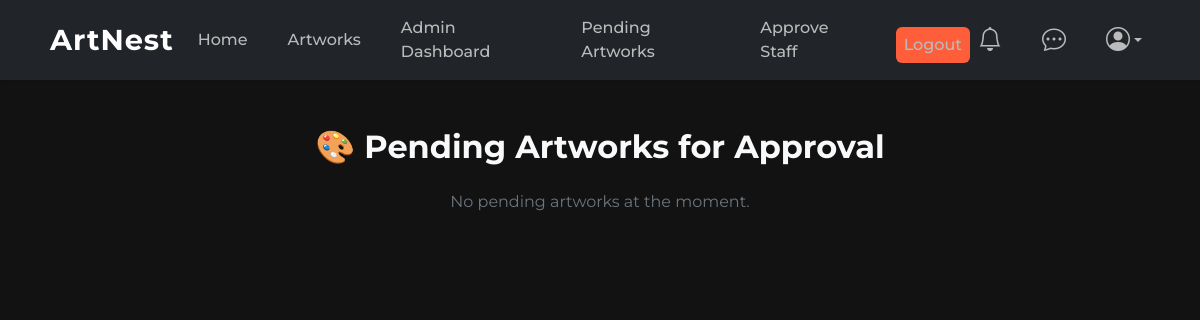
The page /pending-artworks/ (signed in) on the database as committed earlier.
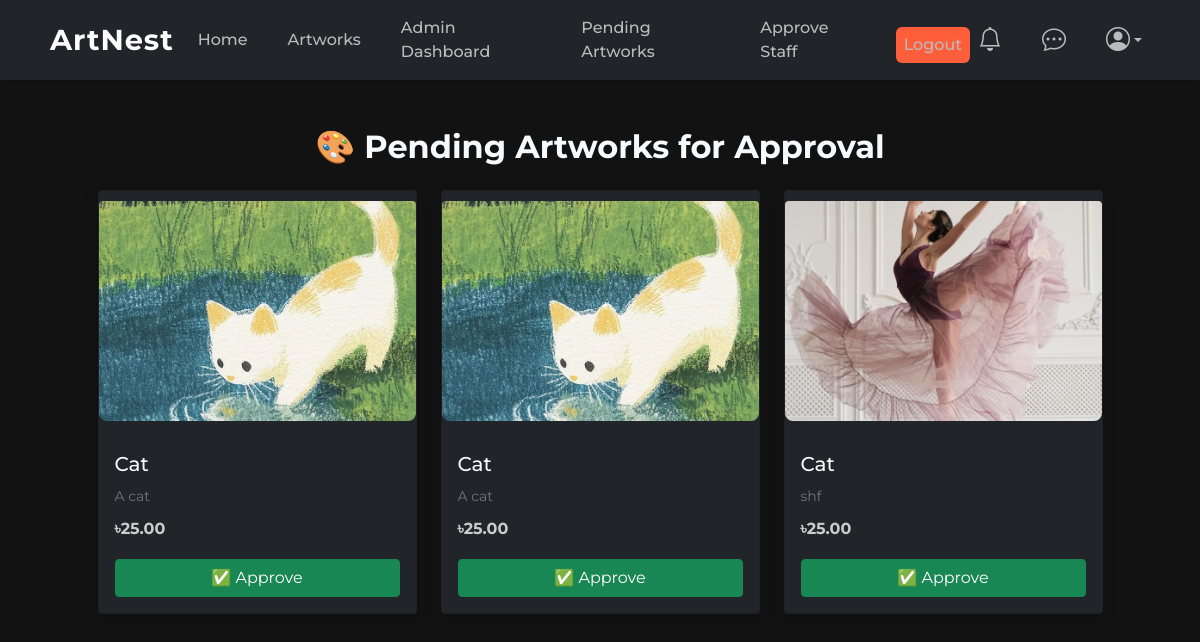
The same page on the database as committed later.
### artworks/models.py (models this page shows, shortened)
class Artwork(models.Model):
    title = models.CharField(max_length=255)
    description = models.TextField()
    artist = models.ForeignKey(settings.AUTH_USER_MODEL, on_delete=models.CASCADE)
    price = models.DecimalField(max_digits=10, decimal_places=2)
    image = models.ImageField(upload_to='artwork/')
    art_type = models.CharField(max_length=20, choices=ART_TYPE_CHOICES, default='traditional')
    created_at = models.DateTimeField(auto_now_add=True)
    is_available = models.BooleanField(default=True)
    is_approved = models.BooleanField(default=False)
    views = models.PositiveIntegerField(default=0)  # Track popularity
    category = models.ForeignKey(Category, on_delete=models.CASCADE, related_name='artworks')
    art_type = models.CharField(max_length=30, choices=ART_TYPE_CHOICES)
    size = models.CharField(max_length=20, blank=True, null=True)  # no choices here
    custom_size = models.CharField(max_length=100, blank=True, null=True)
    frame = models.CharField(max_length=20, choices=FRAME_CHOICES, default='none')

### artworks/views.py (the view)
# urls.py: path('pending-artworks/', views.pending_artworks, name='pending_artworks'),
@user_passes_test(is_staff)
def pending_artworks(request):
    pending_arts = Artwork.objects.filter(is_approved=False)
    return render(request, 'artworks/pending_artworks.html', {'pending_arts': pending_arts})

### artworks/views.py (called while the page is built)
def is_staff(user):
    return user.is_staff

### messaging/context_processors.py (called while the page is built)
def unread_message_count(request):
    if request.user.is_authenticated:
        count = Message.objects.filter(receiver=request.user, is_read=False).count()
        return {'unread_message_count': count}
    return {}

### notifications/context_processors.py (called while the page is built)
def unread_notifications(request):
    if request.user.is_authenticated:
        count = request.user.notifications.filter(unread=True).count()
        return {'unread_notification_count': count}
    return {}

### users/templatetags/user_tags.py (called while the page is built)
@register.simple_tag
def get_admin_user():
    User = get_user_model()
    return User.objects.filter(is_superuser=True).first()

### templates/artworks/pending_artworks.html (shortened to what this page needs)
{% extends 'base.html' %}
{% block content %}
<div class="container mt-5">
    <h2 class="text-center text-light mb-4">🎨 Pending Artworks for Approval</h2>
    {% if pending_arts %}
        <div class="row">
            {% for artwork in pending_arts %}
                <div class="col-md-4 mb-4">
                    <div class="card bg-dark text-light h-100 shadow rounded-4">
                        <img src="{{ artwork.image.url }}" class="card-img-top rounded-top" alt="{{ artwork.title }}" style="object-fit: cover; height: 220px;">
                        <div class="card-body d-flex flex-column justify-content-between">
                            <div>
                                <h5 class="card-title">{{ artwork.title }}</h5>
                                <p class="card-text small text-muted">{{ artwork.description|truncatewords:20 }}</p>
                                <p class="fw-bold">৳{{ artwork.price }}</p>
                            </div>
                            <a href="{% url 'artwork_approve' artwork.pk %}" class="btn btn-success mt-2">✅ Approve</a>
                        </div>
                    </div>
                </div>
            {% endfor %}
        </div>
    {% else %}
        <p class="text-center text-muted">No pending artworks at the moment.</p>
    {% endif %}
</div>
{% endblock %}

Rows that differ between the two databases and show on the page:
added Artwork: image (picture), title "Cat", description "A cat", price "25.00"
added Artwork: image (picture), title "Cat", description "A cat", price "25.00"
added Artwork: image (picture), title "Cat", description "shf", price "25.00"
Other text that changed with them:
text no longer shown: "No pending artworks at the moment."
